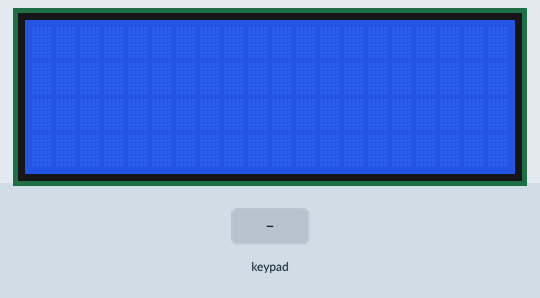
Simulated run of this sketch. Board: Arduino Mega 2560, built with avr-gcc and run on an emulated ATmega2560. Shown: 20×4 character LCD. Inputs (shaded band) come from the test bench. What the sketch prints to the serial monitor is not drawn.

Above: at 1.3 s.
1.4 s: keypad keys 7 + 5 = pressed 0.4 s apart
At 2.9 s:
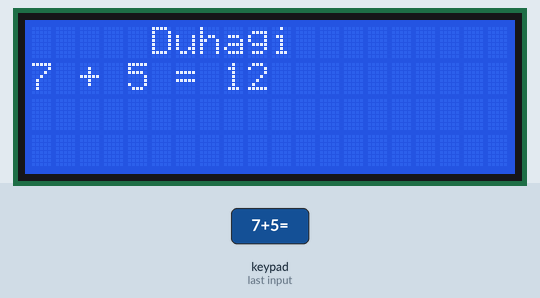
4.5 s: key '*' pressed
At 5.7 s:
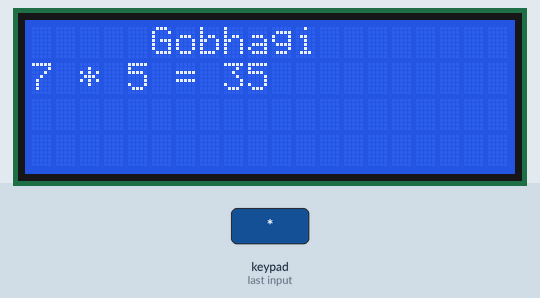
6.0 s: key '/' pressed
At 7.2 s:
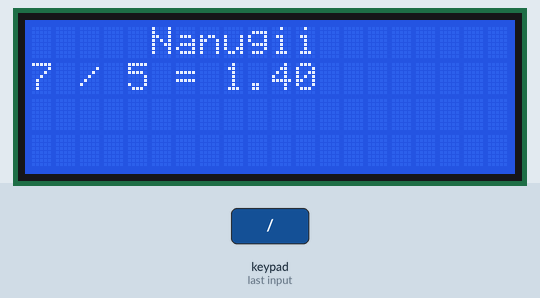
7.5 s: keypad keys 9 - 4 = pressed 0.4 s apart
At 8.2 s:
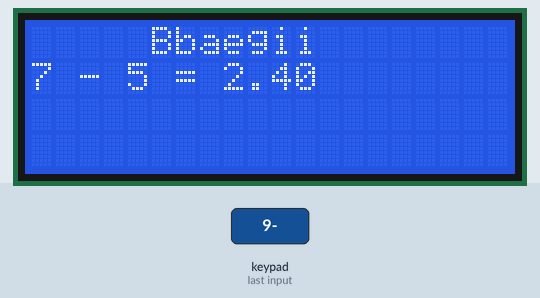
10.6 s: key '+' pressed
At 11.5 s:
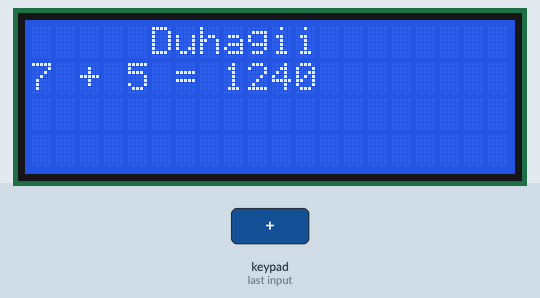
12.1 s: keypad keys 6 * 7 = pressed 0.4 s apart
At 14.6 s:
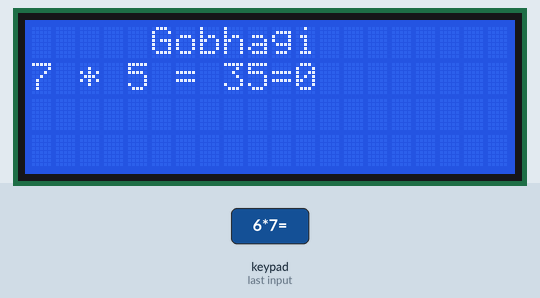
Timing chart, 0 to 16.1 s (numbered marks = the images above; inputs shaded):
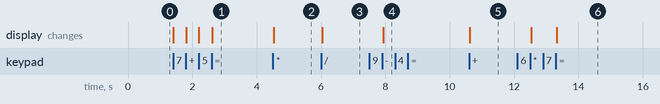

Measured:
- after the input at 1.4 s, the display: first changes at once (image 1 shows a later state)
- after the input at 4.5 s, the display: changes at once (image 2)
- after the input at 6.0 s, the display: changes at once (image 3)
- after the input at 7.5 s, the display: changes after 0.43 s (image 4)
- after the input at 10.6 s, the display: changes at once (image 5)
- after the input at 12.1 s, the display: first changes after 0.43 s (image 6 shows a later state)

The sketch:

LED_Test14.ino
```cpp
// 두 개의 수를 입력 받고 계산하기
#include <Wire.h>
#include <LiquidCrystal_I2C.h>
#include <Keypad.h>

const byte ROWS = 4;
const byte COLS = 4;

char hexaKeys[ROWS][COLS] = {
  {'+','1','2','3'},
  {'-','4','5','6'},
  {'*','7','8','9'},
  {'/','c','0','='}
};

byte rowPins[ROWS] = {30, 32, 34, 36};
byte colPins[COLS] = {28, 26, 24, 22};
char customKey;
Keypad customKeypad = Keypad(makeKeymap(hexaKeys),
rowPins, colPins, ROWS, COLS);

LiquidCrystal_I2C lcd(0x27,20,4);  // set the LCD address to 0x27 for a 16 chars and 2 line display

// 숫자 두 개를 받는 변수
int Num1 = 0;
int Num2 = 0;

// lcd칸이 가로가 16칸이므로 lcd화면에 몇번째 칸에 나타낼지 카운트를 하는 변수
int can = 0;

// '+', '-', '*', '/' 를 받을 변수
char Modify[1];

// '=' 을 받을 변수
char End[1];

void setup()
{
  Serial.begin(9600);
  lcd.init();                      // initialize the lcd
  lcd.init();
  // Print a message to the LCD.
  lcd.backlight();
}


void loop()
{
  customKey = customKeypad.getKey();
  if(customKey)
  {
    Serial.println(customKey);
  }

  // 키패드에 +, -, *, / 중 하나를 받으면 Modify 변수에 담을 로직
  if(customKey == '+'|| customKey == '-'|| customKey == '*'|| customKey == '/')
  {
    if(customKey == '+')
    {
      Modify[0] = customKey;
      lcd.setCursor(can,1);
      lcd.print('+');
      can++;
    }
    else if(customKey == '-')
    {
      Modify[0] = customKey;
      lcd.setCursor(can,1);
      lcd.print('-');
      can++;
    }
    else if(customKey == '*')
    {
      Modify[0] = customKey;
      lcd.setCursor(can,1);
      lcd.print('*');
      can++;
    }
    else if(customKey == '/')
    {
      Modify[0] = customKey;
      lcd.setCursor(can,1);
      lcd.print('/');
      can++;
    }
  }

  // 키패드에 = 이라는 값을 받으면 End 변수에 담을 로직
  if(customKey == '=')
  {
    End[0] = customKey;
    lcd.setCursor(can,1);
    lcd.print('=');
    can++;
  }

  // 키패드에 c 라는 값을 받으면 lcd화면도 변수도 모두 리셋하는 로직
  if(customKey == 'c')
  {
    Num1 = 0;
    Num2 = 0;
    can =  0;
    Modify[0] = NULL;
    End[0] = NULL;
    lcd.init();
  }

  /*첫 번째 수를 받을 로직 (1. +,-,*,/ 를 받기 전까지 숫자 입력가능 - 하나라도 받으면 건너띔
                           2. 키패드에 값을 입력해야만 로직을 탐   - 루프가 한 번 돌면 customKey값은 NULL이 되는데
                                                                    customKey != NULL을 넣지 않으면 customKey 값은 NULL 상태로
                                                                    계속 현재 로직을 타게 됨. 그래서 숫자를 하나만 넣어도
                                                                    Num1에 값이 생기면서 현재 if문을 계속 타니까 숫자가 무한히 증가
                           3. c는 모든것을 리셋해야 하는 키이기 때문)  */
  if(Modify[0] == NULL && customKey != NULL && customKey != 'c')
  {
    Num1 = Num1 * 10 + customKey-48;
    lcd.setCursor(can,1);
    lcd.print(customKey);
    can++;
  }

  /*두 번째 수를 받을 로직(1. (+,-,*,/) 를 입력 받고 '='을 입력받지 않았을 때 두 번째 수 입력 가능한 로직
                          2. 첫 번째 수를 받을 로직의 2번 째 이유와 마찬가지로 customKey != NULL 넣어줘야 함
                          3. 하지만 현재 else if 문은 (+,-,*,/) 를 입력받으면, 4개의 연산자도 현재 로직에 들어갈 수 있음
                             - 그래서 else if문 안에 if문을 넣어서, customKey 값이 4개의 연산자 중 하나라도 있으면 걸러주게
                               해서 숫자만 입력 가능하게 함
                             - if문이 없고 else의 로직만 있으면 customKey값에 4개의 연산자 중 하나의 아스키코드 값이 들어가서 꼬임*/
  else if(Modify[0] != NULL && End[0] == NULL && customKey != NULL)
  {
    if(customKey == '+'|| customKey == '-'|| customKey == '*'|| customKey == '/')
    {

    }
    else
    {
      Num2 = Num2 * 10 + customKey-48;
      lcd.setCursor(can,1);
      lcd.print(customKey);
      can++;
    }
  }

  // 마지막으로 '=' 이라는 값을 받으면 식은 완성이 되었으니 계산 로직 시작
  if(End[0] != NULL)
  {
    if(Modify[0] == '+')
    {
      lcd.setCursor(5,0);
      lcd.print("Duhagi");

      lcd.setCursor(0,1);
      lcd.print(Num1);
      lcd.print(" + ");
      lcd.print(Num2);
      lcd.print(" = ");

      lcd.print(Num1+Num2);
    }
    else if(Modify[0] == '-')
    {
      lcd.setCursor(5,0);
      lcd.print("Bbaegi");

      lcd.setCursor(0,1);
      lcd.print(Num1);
      lcd.print(" - ");
      lcd.print(Num2);
      lcd.print(" = ");

      lcd.print(Num1-Num2);
    }
    else if(Modify[0] == '*')
    {
      lcd.setCursor(5,0);
      lcd.print("Gobhagi");

      lcd.setCursor(0,1);
      lcd.print(Num1);
      lcd.print(" * ");
      lcd.print(Num2);
      lcd.print(" = ");

      lcd.print(Num1*Num2);
    }
    else if(Modify[0] == '/')
    {
      lcd.setCursor(5,0);
      lcd.print("Nanugi");

      lcd.setCursor(0,1);
      lcd.print(Num1);
      lcd.print(" / ");
      lcd.print(Num2);
      lcd.print(" = ");

      lcd.print(float(Num1)/Num2);
    }
  }
}
```
